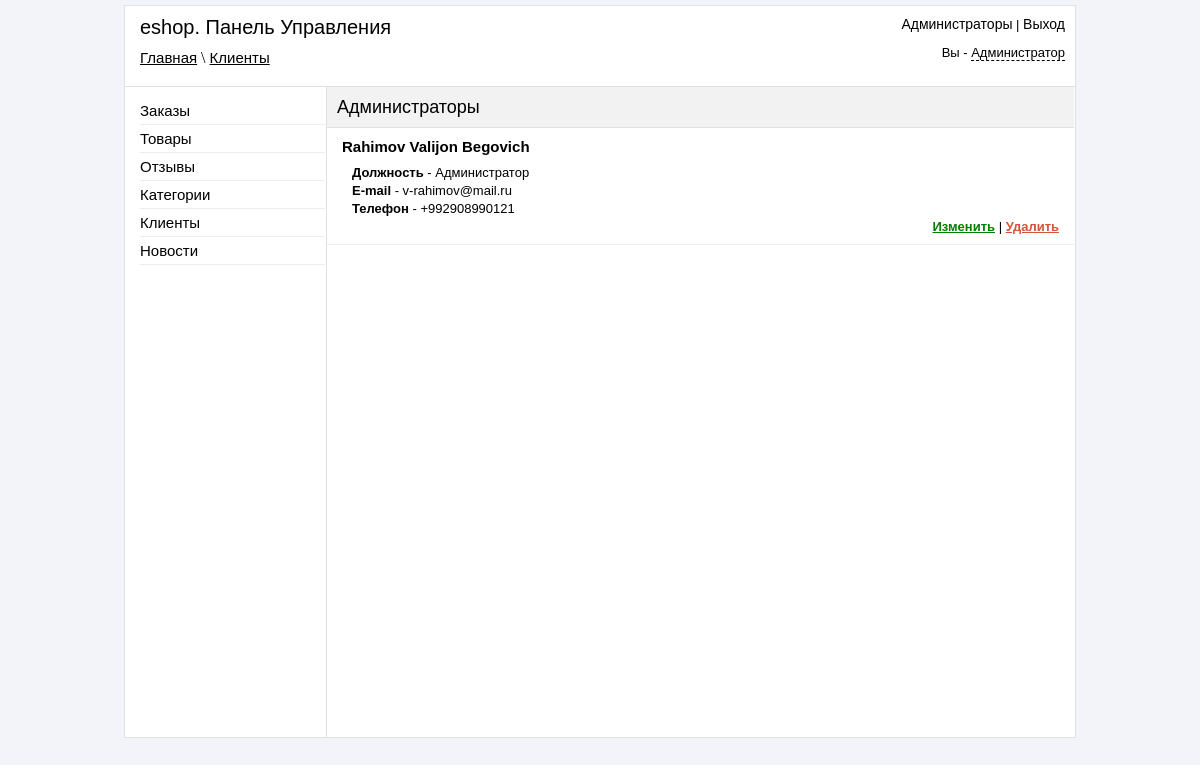
The page /admin/administrators.php (signed in) on the database as committed earlier.
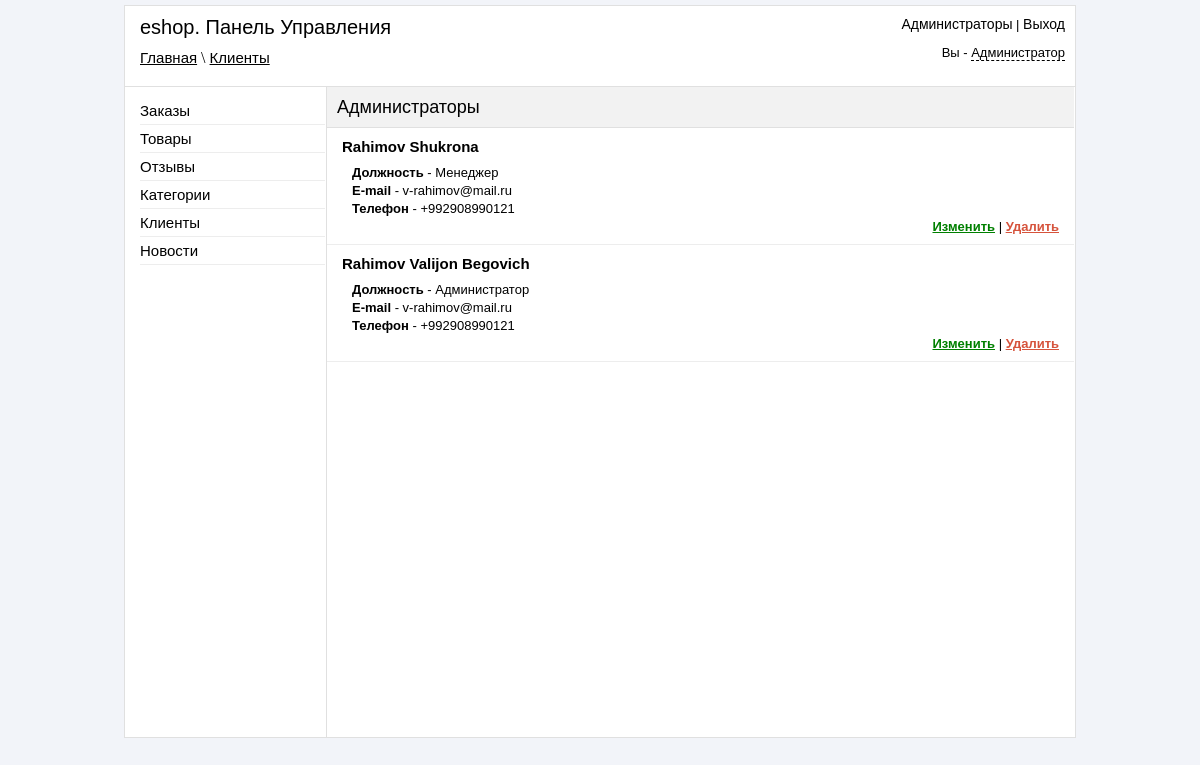
The same page on the database as committed later.
### tables this page shows
CREATE TABLE IF NOT EXISTS `reg_admin` (
  `id` int(11) NOT NULL,
  `login` varchar(255) NOT NULL,
  `pass` varchar(255) NOT NULL,
  `fio` text NOT NULL,
  `role` varchar(255) NOT NULL,
  `email` varchar(50) NOT NULL,
  `phone` varchar(50) NOT NULL,
  `view_orders` int(11) NOT NULL DEFAULT '0',
  `accept_orders` int(11) NOT NULL DEFAULT '0',
  `delete_orders` int(11) NOT NULL DEFAULT '0',
  `add_tovar` int(11) NOT NULL DEFAULT '0',
  `edit_tovar` int(11) NOT NULL DEFAULT '0',
  `delete_tovar` int(11) NOT NULL DEFAULT '0',
  `accept_reviews` int(11) NOT NULL DEFAULT '0',
  `delete_reviews` int(11) NOT NULL DEFAULT '0',
  `view_clients` int(11) NOT NULL DEFAULT '0',
  `delete_clients` int(11) NOT NULL DEFAULT '0',
  `add_news` int(11) NOT NULL DEFAULT '0',
  `delete_news` int(11) NOT NULL DEFAULT '0',
  `add_category` int(11) NOT NULL DEFAULT '0',
  `delete_category` int(11) NOT NULL DEFAULT '0',
  `view_admin` int(11) NOT NULL DEFAULT '0'
);

### admin/administrators.php (the view, shortened to what this page needs)
<?php
if ($_SESSION['auth_admin'] == "yes_auth")
{
	include 'include/db_connect.php';
?>
<!DOCTYPE html>
<html>
<head>
	<link rel="stylesheet" href="css/reset.css">
	<link rel="stylesheet" href="css/style.css">
	<link rel="stylesheet" href="jquery_confirm/jquery_confirm.css">
</head>
<body>
	<div id="block-body">
	<?php
		include 'include/block-header.php';
	?>
	<div id="block-content">
		<div id="block-parameters">
			<p id="title-page">Администраторы</p>
		</div>
<?php
if ($_SESSION['view_admin'] == '1')
{
$result = mysql_query("SELECT * FROM reg_admin ORDER BY id DESC",$link);
If (mysql_num_rows($result) > 0)
{
$row = mysql_fetch_array($result);
do
{
echo '
<ul id="list-admin" >
<li>
<h3>'.$row["fio"].'</h3>
<p><strong>Должность</strong> - '.$row["role"].'</p>
<p><strong>E-mail</strong> - '.$row["email"].'</p>
<p><strong>Телефон</strong> - '.$row["phone"].'</p>
<p class="links-actions" align="right" ><a class="green" href="edit_administrators.php?id='.$row["id"].'" >Изменить</a> | <a class="delete" rel="administrators.php?id='.$row["id"].'&action=delete" >Удалить</a></p>
</li>
</ul>
';
} while ($row = mysql_fetch_array($result));
}
}else
{
	echo 'У вас нет прав для просмотра Администраторов';
}
?>
	</div>
	</div>
</body>
</html>
<?php
	}else
	{
		header("Location: login.php");
	}
?>

Rows that differ between the two databases and show on the page:
added reg_admin: fio "Rahimov Shukrona", role "Менеджер", email "v-rahimov@mail.ru", phone "+992908990121"
